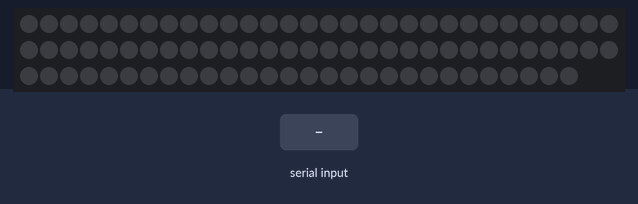
Recording of a sketch running on a simulated Arduino Uno, built with avr-gcc and run on an emulated ATmega328P. Shown: 88 RGB LEDs in strip order, left to right, continuing on the next row. Inputs (shaded band) come from the test bench. Random numbers use the default seed unless the sketch sets one; what the sketch prints to the serial monitor is not drawn.

Above: at 1.2 s.
1.3 s: "A,1\n" received over Serial
At 3.12 s:
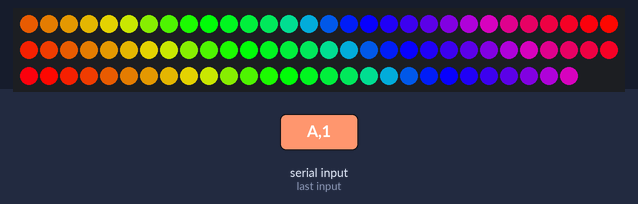
4.3 s: "z,1\n" received over Serial
At 4.7 s:
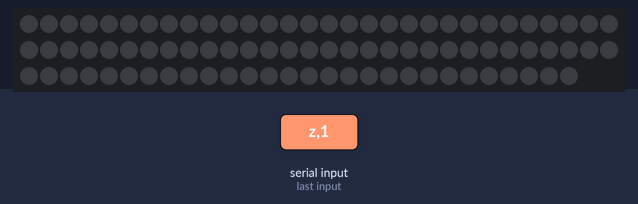
5.8 s: "P,1\n" received over Serial
7.3 s: "P,150\n" received over Serial
8.8 s: "0,1\n" received over Serial
10.3 s: "A\n" received over Serial
At 10.46 s:
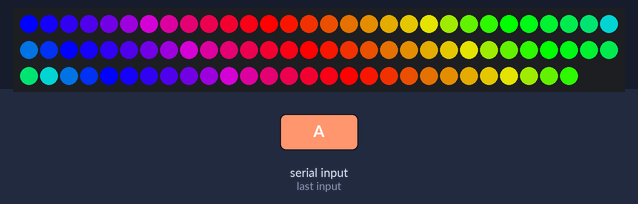
Timing chart, 0 to 13.3 s (numbered marks = the images above; inputs shaded):
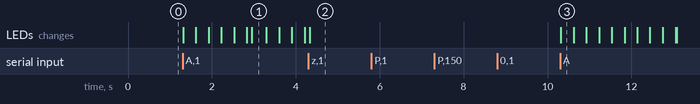

Measured:
- after the input at 1.3 s, the LEDs: first change at once (image 1 shows a later state)
- after the input at 5.8 s, every drawn part: stays the same
- after the input at 7.3 s, every drawn part: stays the same
- after the input at 8.8 s, every drawn part: stays the same
- after the input at 10.3 s, the LEDs: change at once (image 3)

The sketch:

HEX_LED_Board.ino
```cpp
#include <FastLED.h>
FASTLED_USING_NAMESPACE
#define NUM_LEDS 88
#define DATA_PIN 3
CRGB leds[NUM_LEDS];
const byte maxChars = 150;
char receivedChars[maxChars];
String h;
String s;
String v;
String r;
String b;
String g;

bool countDown = false;
bool fadingColors = false;
bool changeColor = true;
double fadeCounter = 255;

bool movingRainbow = false;

bool gradualFill = false;
bool hasConnected = false;

boolean newData = false;
String PlayAnimation = "";
char *strings[4];
byte index = 0;

char *ptr = NULL;

void setup() {
  Serial.begin(9600);
  Serial.println("Working!!");
  LEDS.addLeds<WS2812B, DATA_PIN, GRB>(leds, NUM_LEDS);
  FastLED.setBrightness(255);
}

void loop() {
  if(hasConnected == false){

  }
  recvWithEndMarker();
  if(fadingColors){
    fadeColors(6);
  }
  if(movingRainbow){
    MoveRainbow();
  }
  if(gradualFill){
    Gradual();
  }
  showNewData();
}
void recvWithEndMarker() {
  static byte letter = 0;
  char endMarker = '\n';
  char rc;
  if (Serial.available() > 0) {
    rc = Serial.read();
    if (rc != endMarker) {
      hasConnected = true;
      receivedChars[letter] = rc;
      letter++;
      if (letter >= maxChars) {
        letter = maxChars - 1;
      }
    } else {
      receivedChars[letter] = '\0'; // terminate the string
      for ( int i = 0; i < sizeof(receivedChars);  ++i ) {
        Serial.print(String(receivedChars[i]));
      }
      Serial.println("");
      letter = 0;
      fadingColors = false;
      movingRainbow = false;
      gradualFill = false;
      if (String(receivedChars[0]) == "z") {
        for(int i = 0; i < NUM_LEDS; i++){
          leds[i].setRGB(0,0,0);
        }
        FastLED.show();

        Serial.println("Cleared!");
        memset(receivedChars, 0, sizeof(receivedChars));
        memset(strings, 0, sizeof(strings));
        index = 0;
      }
      if (String(receivedChars[0]) == "P") { //if first two letters equal f(fade color)
        repeatSteps();
        int ledNum = atoi(strings[0]);
        float hue = strtod(strings[1],NULL);
        float sat = atof(strings[2]);
        float vib = strtod(strings[3],NULL);
        hue = hue*255;

        if(sat > 1){
          sat = 255;
        }else if(sat < 1 && sat > 0.7){
          sat = 190;
        }else if(sat < 0.7 && sat > 0.4){
          sat = 100;
        }else{
          sat = 0;
        }
        if(hue > 255){
          hue = 255;
        }
        vib = vib*255;
        leds[ledNum].setHSV(hue,sat, vib);
        if(hue > 165 && hue < 175){
          leds[ledNum].setRGB(0,0,255);
        }
        FastLED.show();
        showNewData();
        Serial.println("Done!");
        memset(receivedChars, 0, sizeof(receivedChars));
        memset(strings, 0, sizeof(strings));
        index = 0;
      } else if(String(receivedChars[0]) == "A"){ // A stands for Animation
        if(String(receivedChars[2]) == "0"){ // Finds row clicked on tableView and does the animation (Fade Random Colors)
          fadeCounter = 255;
          changeColor = true;
          Serial.println("Fading");
          fadingColors = true;
        }
        if(String(receivedChars[2]) == "1"){ // Moving Rainbow
          movingRainbow = true;
        }
        if(String(receivedChars[2]) == "2"){ // GradualFill
          gradualFill = true;
        }
      }else if(String(receivedChars[0]) == "F"){ //Using fill bucket and fills whole screen
      repeatSteps();
        int ledNum = atoi(strings[0]);
        float hue = strtod(strings[1],NULL);
        float sat = atof(strings[2]);
        float vib = strtod(strings[3],NULL);
        hue = hue*255;
        if(sat > 1){
          sat = 255;
        }else if(sat < 1 && sat > 0.7){
          sat = 190;
        }else if(sat < 0.7 && sat > 0.4){
          sat = 100;
        }else{
          sat = 0;
        }
        vib = vib*255;
        for(int i = 0; i < NUM_LEDS; i++){
        leds[i].setHSV(hue,sat, vib);
        }
        if(hue > 165 && hue < 175){
          for(int i = 0; i < NUM_LEDS; i++){ // blue color broken so manually set blue with rgb
        leds[i].setRGB(0,0,255);
        }
        }
        FastLED.show();
        showNewData();
        memset(receivedChars, 0, sizeof(receivedChars));
        memset(strings, 0, sizeof(strings));
        index = 0;
    }
  }
}
}
void fadeColors(double secs) {
  if(changeColor){
  r = random(255);
  g = random(255);
  b = random(255);
  changeColor = false;
  }
  for (int i = 0; i < NUM_LEDS; i++) {
    leds[i].setRGB( r.toInt(),g.toInt(), b.toInt());
  }
  FastLED.setBrightness(fadeCounter);
  FastLED.show();
  if(countDown == false){
    fadeCounter -= (1 / (secs));
    if (fadeCounter < 1) {
        changeColor = true;
        countDown = true;
      }
  }else {
      fadeCounter += (1 / (secs));
      if (fadeCounter > 254) {
        countDown = false;
      }
    }
}
void MoveRainbow() {
  uint8_t beatA = beatsin8(17, 0, 255);                        // Starting hue
  uint8_t beatB = beatsin8(13, 0, 255);
  fill_rainbow(leds, NUM_LEDS, (beatA + beatB) / 2, 8);
  FastLED.show();
}
void Gradual() {
  uint8_t starthue = beatsin8(5, 0, 255);
  uint8_t endhue = beatsin8(7, 0, 255);

  if (starthue < endhue) {
    fill_gradient(leds, NUM_LEDS, CHSV(starthue, 255, 255), CHSV(endhue, 255, 255), FORWARD_HUES); // If we don't have this, the colour fill will flip around.
  } else {
    fill_gradient(leds, NUM_LEDS, CHSV(starthue, 255, 255), CHSV(endhue, 255, 255), BACKWARD_HUES);
  }
  FastLED.show();
}

void showNewData() {
  if (newData == true) {
    for ( int i = 0; i < sizeof(receivedChars);  ++i ) {
      receivedChars[i] = (char)0;
    }
    newData = false;
  }
}
void repeatSteps() {
  ptr = NULL;
  ptr = strtok(receivedChars, ",;");  // takes a list of delimiters
  fadingColors = false;
  while (ptr != NULL)
  {
    if (index > 0) {
      strings[index - 1] = ptr;
    }
    index++;
    Serial.println("Strings index-1");
    Serial.println(strings[index -1]);
    ptr = strtok(NULL, ",;");  // takes a list of delimiters
  }
}
```
